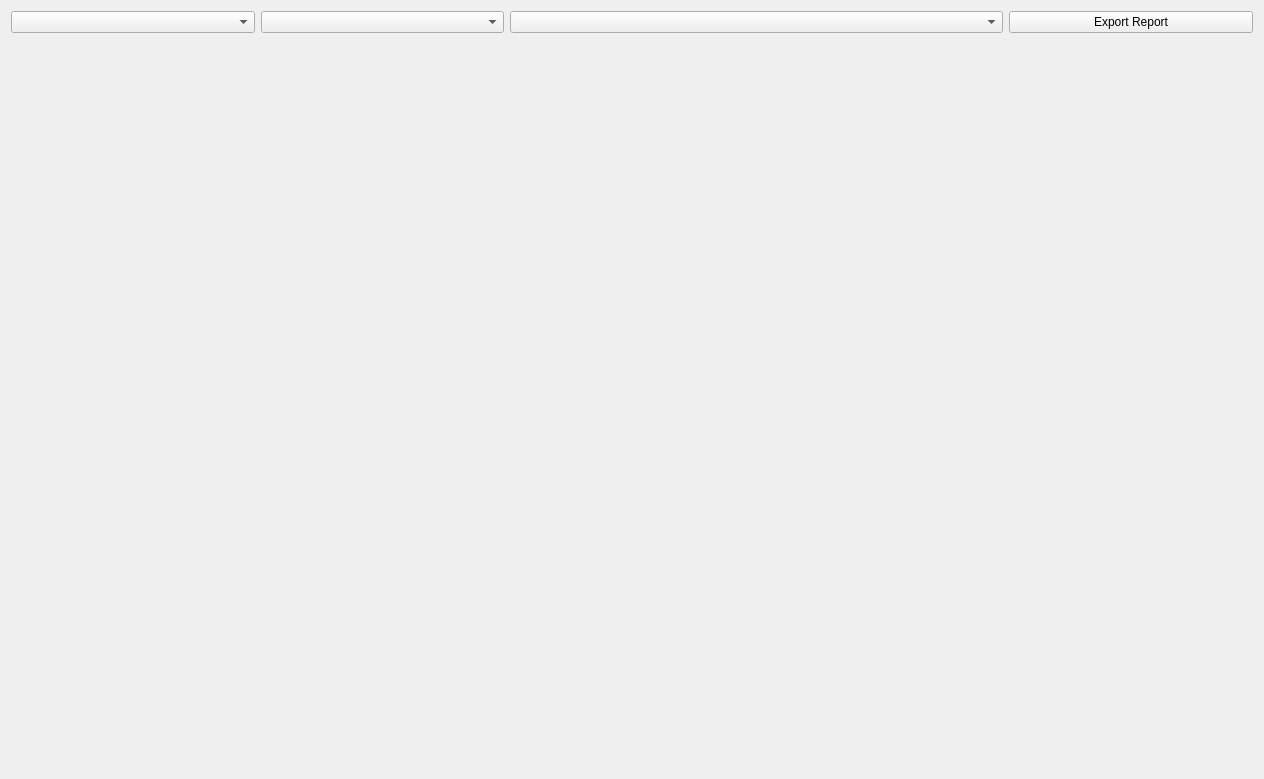
<?xml version="1.0" encoding="UTF-8"?>
<ui version="4.0">
 <class>Form</class>
 <widget class="QWidget" name="Form">
  <property name="geometry">
   <rect>
    <x>0</x>
    <y>0</y>
    <width>1264</width>
    <height>779</height>
   </rect>
  </property>
  <property name="windowTitle">
   <string>Form</string>
  </property>
  <layout class="QGridLayout" name="gridLayout">
   <item row="0" column="0">
    <widget class="QComboBox" name="project_box"/>
   </item>
   <item row="0" column="1">
    <widget class="QComboBox" name="person_box"/>
   </item>
   <item row="0" column="2" colspan="2">
    <widget class="QComboBox" name="object_box"/>
   </item>
   <item row="0" column="4">
    <widget class="QPushButton" name="export_btn">
     <property name="cursor">
      <cursorShape>PointingHandCursor</cursorShape>
     </property>
     <property name="text">
      <string>Export Report</string>
     </property>
    </widget>
   </item>
   <item row="1" column="0" colspan="3">
    <widget class="QWidget" name="widget" native="true"/>
   </item>
   <item row="1" column="3" colspan="2">
    <widget class="QWidget" name="widget_2" native="true">
     <property name="enabled">
      <bool>true</bool>
     </property>
    </widget>
   </item>
   <item row="2" column="0" colspan="3">
    <widget class="QWidget" name="widget_3" native="true">
     <property name="enabled">
      <bool>true</bool>
     </property>
    </widget>
   </item>
   <item row="2" column="3" colspan="2">
    <widget class="QWidget" name="widget_4" native="true">
     <property name="enabled">
      <bool>true</bool>
     </property>
    </widget>
   </item>
  </layout>
 </widget>
 <resources/>
 <connections/>
</ui>
